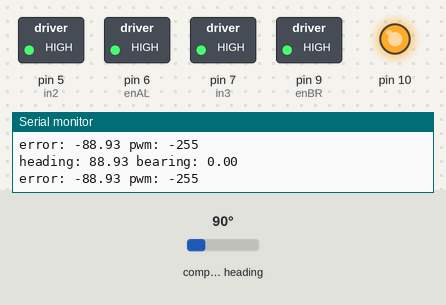
A sketch run on a simulated Arduino Uno, built with avr-gcc and run on an emulated ATmega328P. Parts: switched loads named in the sketch (green lamp = pin HIGH), output pins drawn as LEDs (lit = HIGH), the last lines printed to the serial monitor. Inputs (shaded band) come from the test bench; at power-on: compass heading 90°.

Above: at 1.2 s.
1.3 s: compass heading set to 83°
4.3 s: compass heading set to 74°
7.3 s: compass heading set to 63°
At 8.5 s:
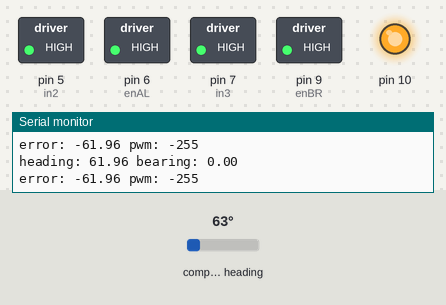
8.9 s: compass heading set to 1°
At 9.6 s:
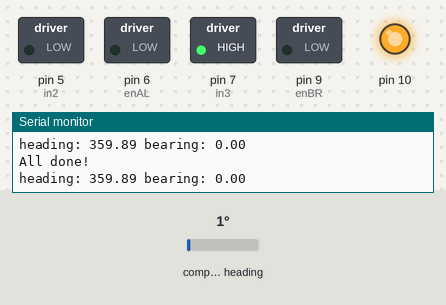
10.4 s: compass heading set to 5°
13.4 s: compass heading set to 8°
At 13.8 s:
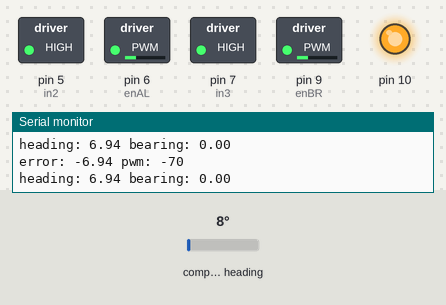
Timing chart, 0 to 16.0 s (numbered marks = the images above; inputs shaded):
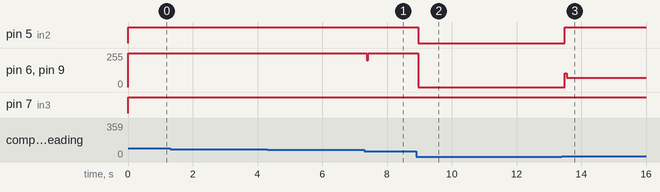

Measured:
- the behaviour switches between 6 and 7° on compass heading (found by bisection; images 2 and 3)
- after the input at 7.3 s, pin 6 (enAL), pin 9 (enBR): 255/255 → 199/255 after 0.07 s, → 255/255 0.06 s later
- after the input at 8.9 s, pin 5 (in2): HIGH → LOW after 0.06 s; pin 6 (enAL), pin 9 (enBR): 255/255 → 0/255 after 0.06 s
- after the input at 13.4 s, pin 5 (in2): LOW → HIGH after 0.09 s; pin 6 (enAL), pin 9 (enBR): 0/255 → 70/255 after 0.09 s

The sketch:

pidProject.ino
```cpp
#include <SoftwareSerial.h>
#include <TinyGPS++.h>
#include <SPI.h>
#include <Wire.h>
#include <QMC5883L.h>

const int enAL = 6;
const int enBR = 9;
const int in2 = 5;
const int in3 = 7;

/*13.011478,74.791992
13.011333,74.792076
13.011410,74.792549
13.011243,74.792564*/
static const int RXPin = 4, TXPin = 8;
//static const int RX = A1, TX = A2;

float presLat = 0.0;
float presLong = 0.0;
float destLat = 0.0;
float destLong = 0.0;

float error = 0.0;
float pastError = 0.0;
float pastErrors = 0.0;
float range = 0.0;
float bearing = 0.0;
const float KP = 5.0;
const float KI = 0.0;
const float KD = 10.0;

int x, y, z;
const float declinationAngle = -0.018617;//0.0404;

boolean done = false;
//13.010902,74.794479
//13.010923,74.794616

//13.011190,74.794517

//13.010654,74.793960
//13.010670,74.794166
//13.010964,74.794166
float latArr[] = {13.011410, 13.011243};//{13.011478, 13.011333, 13.011410, 13.011243};//{13.010654, 13.010670, 13.010964};//{13.011190};//{13.010673, 13.010706, 13.010772, 13.010908, 13.010953, 13.010978, 13.010986, 13.010981, 13.010979, 13.010977};
float longArr[] = {74.792549, 74.792564};//{74.793960, 74.794166, 74.794166};//{74.794517};//{74.794176, 74.794176, 74.794176, 74.794176, 74.794096, 74.793886, 74.793822, 74.793486, 74.793203, 74.793083};
int count = 0;
int lenArr = 2;

TinyGPSPlus gps;
SoftwareSerial ss(RXPin, TXPin);
QMC5883L compass;

void setup(){
  pinMode(enAL, OUTPUT);
  pinMode(enBR, OUTPUT);
  pinMode(in2, OUTPUT);
  pinMode(in3, OUTPUT);
  SPI.begin();
  Serial.begin(9600);
  Wire.begin();
  compass.init();
  /*ss.begin(9600);

  Serial.print(F("Obtaining GPS location data"));
  while (!gps.location.isValid()){
    Serial.print(".");
    while (ss.available() > 0){
      gps.encode(ss.read());
    }

    if (gps.location.isValid()){
      presLat = gps.location.lat();
      presLong = gps.location.lng();
    }
    delay(500);
  }
  Serial.print(F("\nObtained GPS location data: "));
  Serial.print(presLat, 6);
  Serial.println(presLong, 6);
 // moveBot(200, 200, 0);
  destLat = latArr[count];
  destLong = longArr[count];*/
}

void loop(){
  //range = TinyGPSPlus::distanceBetween(presLat, presLong, destLat, destLong);
  //bearing = TinyGPSPlus::courseTo(presLat, presLong, destLat, destLong);

    compass.read(&x,&y,&z);
    float heading = atan2(y, x);
    heading += declinationAngle;
    if(heading < 0)
      heading += 2*PI;
    if(heading > 2*PI)
      heading -= 2*PI;
    heading = heading * 180/M_PI;
    Serial.print(F("heading: ")); Serial.print(heading); Serial.print(F(" bearing: ")); Serial.println(bearing);

    error = bearing - heading;
    if (bearing > heading){
      if ((abs(bearing - heading)) < abs(-360+bearing-heading)){
        error = bearing - heading;
      }
      else{
        error = -360+bearing-heading;
      }
    }
    else{
      if ((abs(bearing - heading)) < abs(360+bearing-heading)){
        error = bearing - heading;
      }
      else{
        error = 360+bearing-heading;
      }
    }
    /*if (error < -180)
      error += 360;
    else if (error > 180) //this will make the robot move only towards the left. It's buggy that's why
      error -=360;*/

    if (abs(error) >= 5.0){
      int pwm = (int)((KP*error) + (KI*(error+pastErrors)) + (KD*(error-pastError)));
      if (abs(pwm) < 70){
        if (pwm > 0) pwm = 70;
        else pwm = -70;
      }
      if (abs(pwm) > 255){
        if (pwm > 0) pwm = 255;
        else pwm = -255;
      }
      Serial.print(F("error: ")); Serial.print(error); Serial.print(F(" pwm: ")); Serial.println(pwm);
      moveBot(pwm, -pwm, 0);
      pastErrors += error;
      pastError = error;
    }
    else{
      pastErrors = 0;
      pastError = 0;
      Serial.println("All done!");
      moveBot(0, 0, 0);
    }
//    bearing = TinyGPSPlus::courseTo(presLat, presLong, destLat, destLong);
/*    range = TinyGPSPlus::distanceBetween(presLat, presLong, destLat, destLong);
    Serial.print(F("pastError: ")); Serial.print(pastError); Serial.print(F(" range: ")); Serial.println(range);
    Serial.print(F("count: ")); Serial.println(count);*/
  }
  /*if (range <= 3.5){
    count = count + 1;
    if (count == lenArr){
      Serial.println("All done!");
      moveBot(0, 0, 0);
      while(true);
    }
    else{
      destLat = latArr[count];
      destLong = longArr[count];
    }
  }*/


void moveBot(int left, int right, int del){
  if (left < 0){
    digitalWrite(in2, HIGH);
  }
  else{
    digitalWrite(in2, LOW);
  }
  if (right < 0){
    digitalWrite(in3, LOW);
  }
  else{
    digitalWrite(in3, HIGH);
  }
  int sL = abs(left);
  int sR = abs(right);
  analogWrite(enAL, sL);
  analogWrite(enBR, sR);
  if (del) delay(del);
}
```
